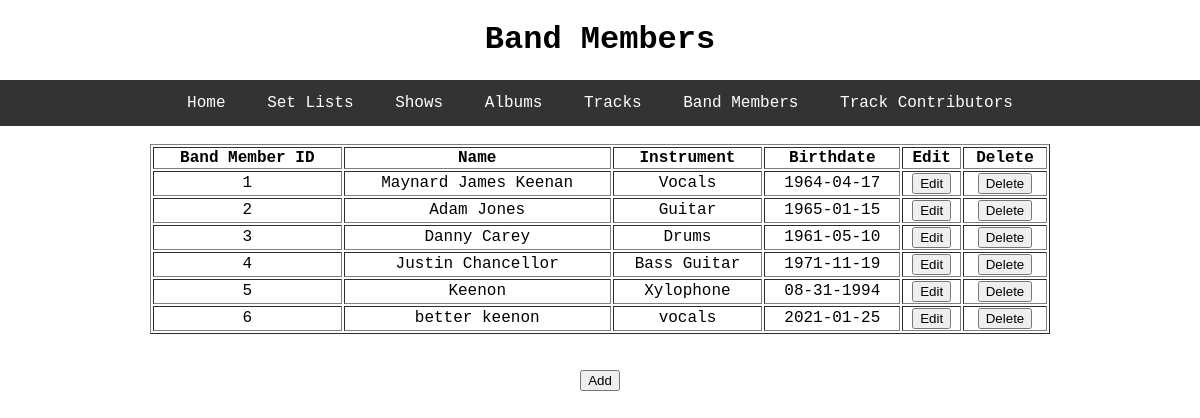
Page /band_members on the earlier database version.
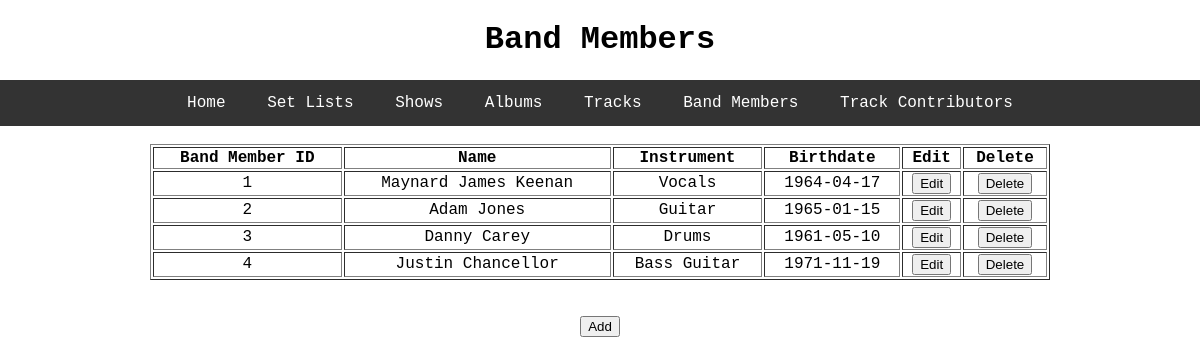
Same page on the later database version.
### toolDB/models.py (models this page shows, shortened)
class Member(db.Model):
    id = db.Column(db.Integer, primary_key=True)
    member_name = db.Column(db.String, nullable=False)
    instrument = db.Column(db.String, nullable=False)
    birthdate = db.Column(db.String, nullable=False)

### toolDB/select_db/routes.py (the view)
@select.route('/band_members')
def band_members():
    rows = Member.query.all()
    return render_template('member.html', title='Band Members', header='Band Members', rows=rows)

### toolDB/templates/member.html
{% extends "layout.html" %}
{% block content %}
	<table style="width:75%" table border="1" table align = "center">
		<thead>
		  <th>Band Member ID</th>
		  <th>Name</th>
		  <th>Instrument</th>
		  <th>Birthdate</th>
		  <th>Edit</th>
		  <th>Delete</th>
		</thead>
		<tbody>
			{% for r in rows %}
		  		<tr>
					<td>{{ r.id }}</td>
					<td>{{ r.member_name }}</td>
					<td>{{ r.instrument }}</td>
					<td>{{ r.birthdate }}</td>
					<td><input type="button" name = "Edit" value = "Edit" onclick = "window.location='/update_member/{{ r.id }}'"></td>
					<td><input type="button" name = "Delete" value = "Delete" onclick = "window.location='/delete_member/{{ r.id }}'"></td>
		  		</tr>
			{% endfor %}
		</tbody>
	</table>
	<br>
	<br>
	<a href="{{ url_for('insert.add_band_members') }}"><button type="button">Add</button></a>
{% endblock content %}

Differences in the rows shown:
removed Member: id "5", member_name "Keenon", instrument "Xylophone", birthdate "08-31-1994"
removed Member: id "6", member_name "better keenon", instrument "vocals", birthdate "2021-01-25"
